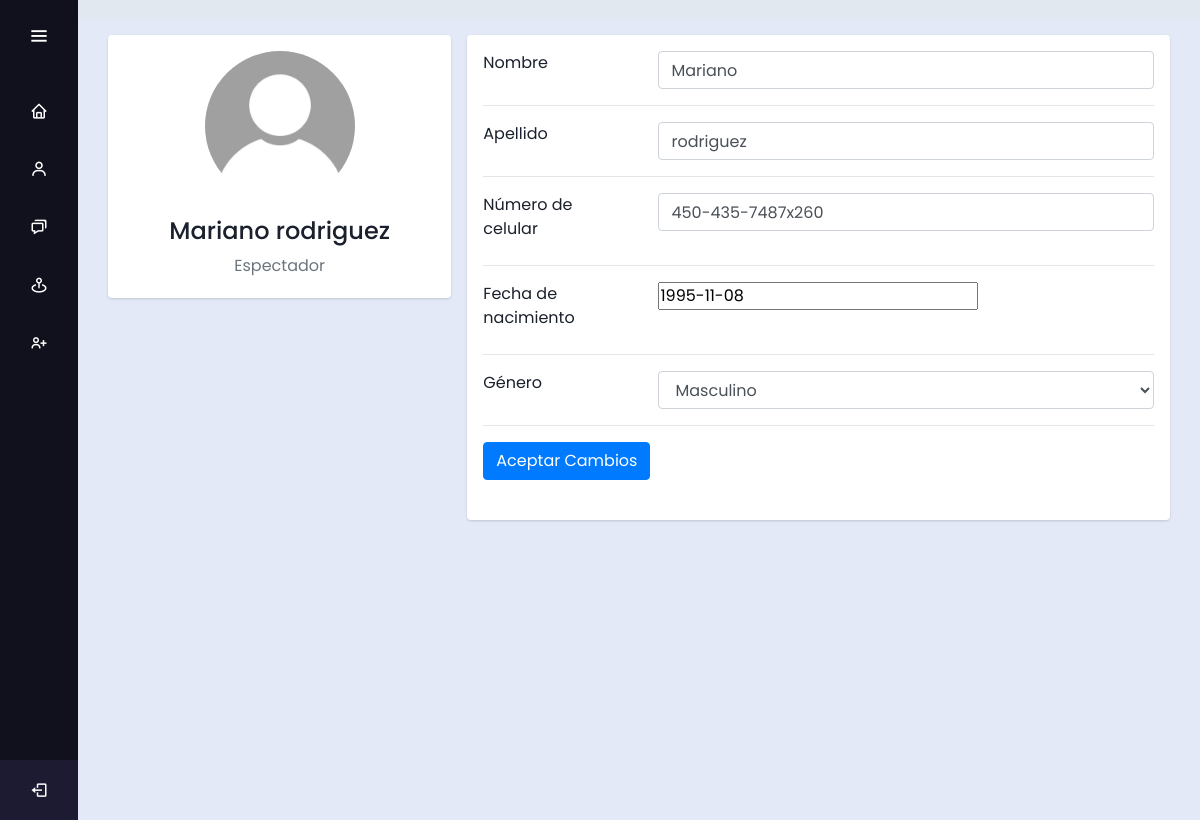
Before: /editar/ (signed in) with the older database file.
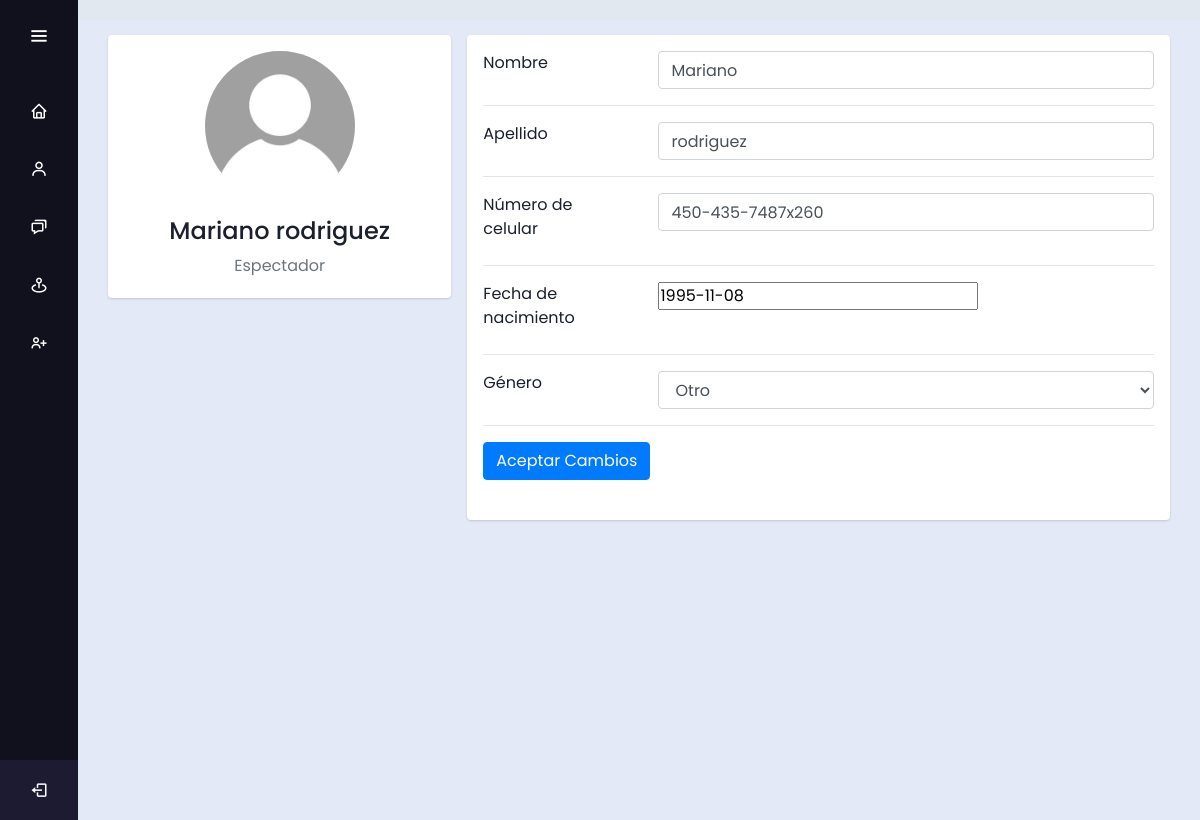
After: the same page with the newer database file.
### users/models.py (models this page shows)
class CustomUser(AbstractUser):
    ROLE = (
        ('i', 'Investigator'),
        ('v', 'Viewer'),
    )
    GENDER_CHOICES = (
        ('H', 'Masculino'),
        ('M', 'Femenino'),
        ('O', 'Otro'),
    )
    role = models.CharField(max_length=1, choices=ROLE, default='v')
    date_of_birth = models.DateField(null=True, blank=False)
    phone_number = models.CharField(max_length=20, blank=True)
    gender = models.CharField(max_length=1, choices=GENDER_CHOICES, blank=False)
    profile_picture = models.ImageField(upload_to='profile_pics/', blank=True,default='profile_pics/default_profile_pic.webp')
    groups = models.ManyToManyField(Group, related_name='custom_users')
    user_permissions = models.ManyToManyField(Permission, related_name='custom_users')

### users/views.py (the view)
# urls.py: path('editar/', edit_user, name='edit_user'),
@login_required
def edit_user(request):
    user = request.user
    if request.method == 'POST':
        form = UserEditForm(request.POST, instance=user)
        if form.is_valid():
            form.save()
            messages.success(request, 'Perfil actualizado exitosamente')
            return redirect('profile')
        else:
            messages.error(request, 'Error al actualizar el perfil')
            return redirect('profile')
    else:
        form = UserEditForm(instance=user)
    return render(request, 'edit_profile.html', {'form': form})

### users/templates/edit_profile.html (shortened to what the changed rows need)
{% extends 'base.html' %}
{% load static %}
{% block content %}
<link rel="stylesheet" href="https://cdn.jsdelivr.net/npm/bootstrap@4.3.1/dist/css/bootstrap.min.css"
>
<div class="container">
    <div class="main-body">
        <div class="row gutters-sm">
            <div class="col-md-4 mb-3">
                <div class="card">
                    <div class="card-body">
                        <div class="d-flex flex-column align-items-center text-center">
                            <img src="{{ request.user.profile_picture.url }}" alt="Admin" class="rounded-circle"
                                width="150">
                            <div class="mt-3">
                                <h4>{{request.user.first_name}} {{request.user.last_name}}</h4>
                                <p class="text-secondary mb-1">
                                    {% if request.user.role == "v" %}
                                    Espectador
                                    {% else %}
                                    Investigador
                                    {% endif %}
                                </p>
                            </div>
                        </div>
                    </div>
                </div>
            </div>
            <div class="col-md-8">
                <div class="card mb-3">
                    <div class="card-body">
                        <form method="POST" enctype="multipart/form-data">
                            <div class="row">
                                <div class="col-sm-9 text-secondary">
                                    {{ form.first_name }}
                                </div>
                            </div>
                            <div class="row">
                                <div class="col-sm-9 text-secondary">
                                    {{ form.last_name }}
                                </div>
                            </div>
                            <div class="row">
                                <div class="col-sm-9 text-secondary">
                                    {{ form.phone_number }}
                                </div>
                            </div>
                            <div class="row">
                                <div class="col-sm-9 text-secondary">
                                    {{ form.date_of_birth }}
                                </div>
                            </div>
                            <div class="row">
                                <div class="col-sm-9 text-secondary">
                                    {{ form.gender }}
                                </div>
                            </div>
                        </form>
                    </div>
                </div>
            </div>
        </div>
    </div>
</div>
{% endblock %}

Changed rows visible on the page:
changed CustomUser "Mariano": gender "Masculino" → "Otro"
